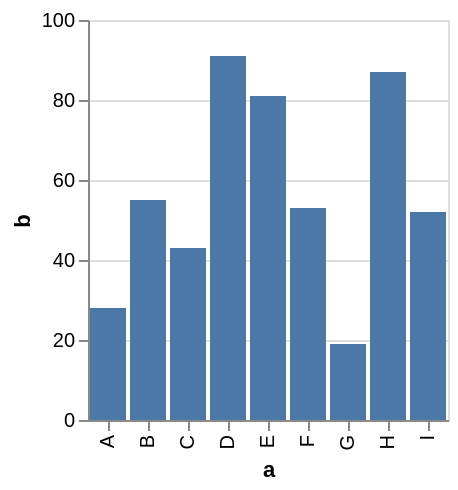

The Vega-Lite source for this figure:
### Vega specification from a JSON file in a GitHub repository (floating-point values rounded to 4 significant figures)
{"$schema": "https://vega.github.io/schema/vega/v5.json", "autosize": "pad", "padding": 5, "height": 200, "style": "cell", "data": [{"name": "source_0", "values": [{"a": "A", "b": 28}, {"a": "B", "b": 55}, {"a": "C", "b": 43}, {"a": "D", "b": 91}, {"a": "E", "b": 81}, {"a": "F", "b": 53}, {"a": "G", "b": 19}, {"a": "H", "b": 87}, {"a": "I", "b": 52}]}, {"name": "data_0", "source": "source_0", "transform": [{"type": "filter", "expr": "datum[\"b\"] !== null && !isNaN(datum[\"b\"])"}]}], "signals": [{"name": "x_step", "value": 20}, {"name": "width", "update": "bandspace(domain('x').length, 0.1, 0.05) * x_step"}], "marks": [{"name": "marks", "type": "rect", "style": ["bar"], "from": {"data": "data_0"}, "encode": {"update": {"fill": {"value": "#4c78a8"}, "tooltip": {"signal": "{\"a\": ''+datum[\"a\"], \"b\": format(datum[\"b\"], \"\")}"}, "x": {"scale": "x", "field": "a"}, "width": {"scale": "x", "band": true}, "y": {"scale": "y", "field": "b"}, "y2": {"scale": "y", "value": 0}}}}], "scales": [{"name": "x", "type": "band", "domain": {"data": "data_0", "field": "a", "sort": true}, "range": {"step": {"signal": "x_step"}}, "paddingInner": 0.1, "paddingOuter": 0.05}, {"name": "y", "type": "linear", "domain": {"data": "data_0", "field": "b"}, "range": [{"signal": "height"}, 0], "nice": true, "zero": true}], "axes": [{"scale": "x", "orient": "bottom", "grid": false, "title": "a", "labelAlign": "right", "labelAngle": 270, "labelBaseline": "middle", "labelOverlap": true, "zindex": 1}, {"scale": "y", "orient": "left", "grid": false, "title": "b", "labelOverlap": true, "tickCount": {"signal": "ceil(height/40)"}, "zindex": 1}, {"scale": "y", "orient": "left", "gridScale": "x", "grid": true, "tickCount": {"signal": "ceil(height/40)"}, "domain": false, "labels": false, "maxExtent": 0, "minExtent": 0, "ticks": false, "zindex": 0}]}
